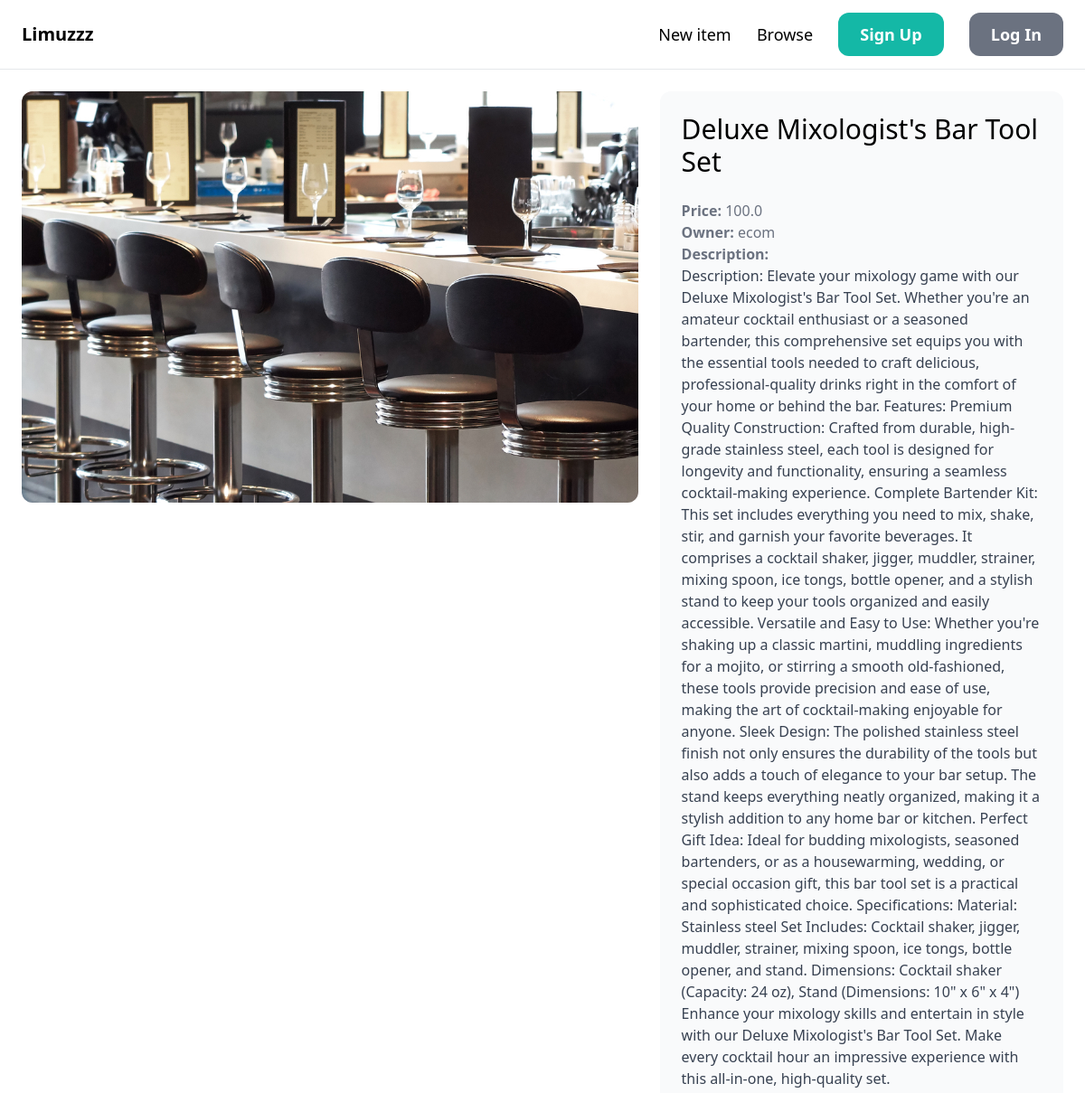
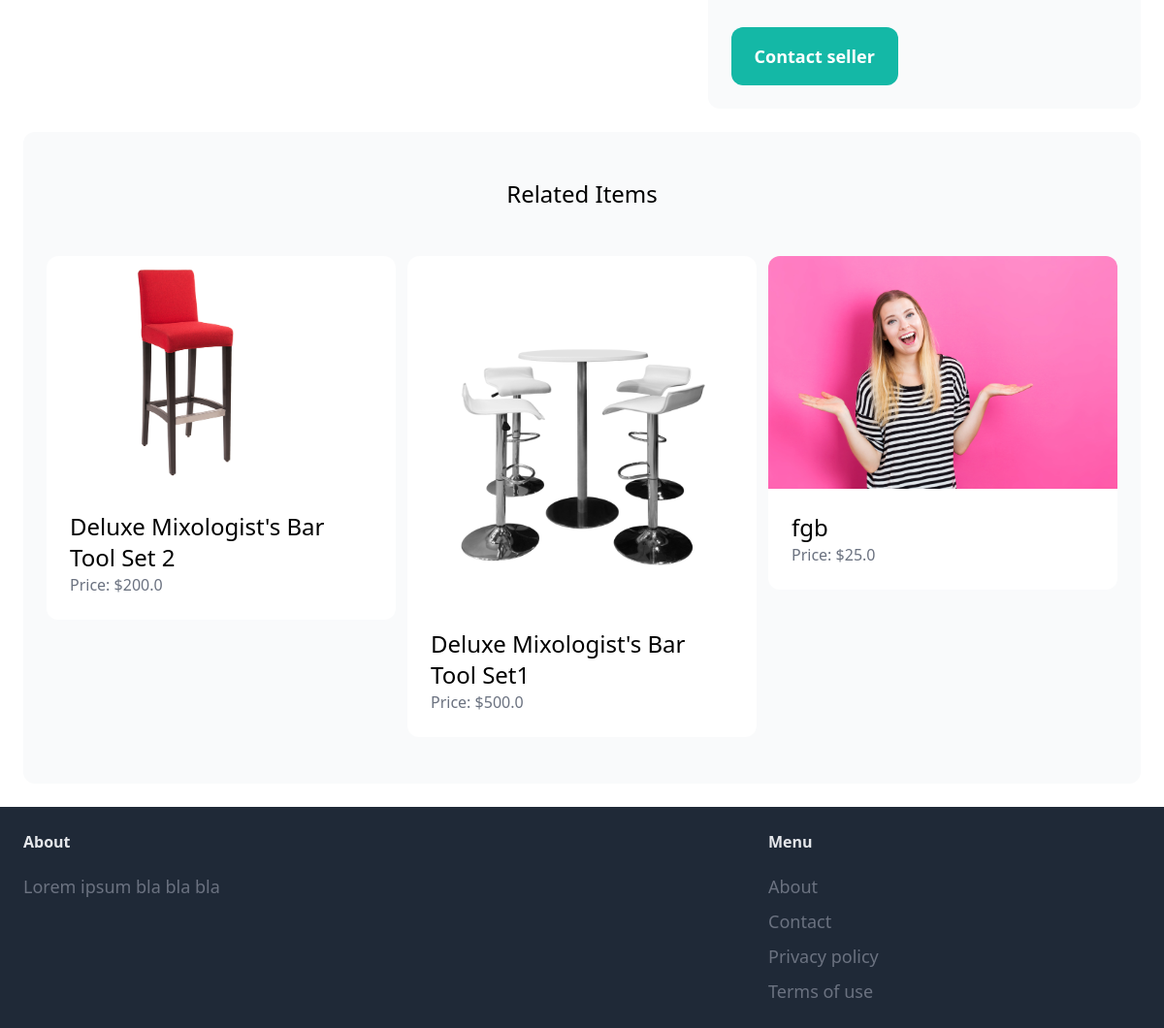
Page /items/1/ on the committed database (2 pictures, top to bottom).
### item/models.py (models this page shows, shortened)
class Item(models.Model):
    category= models.ForeignKey(Category, related_name='items', on_delete=models.CASCADE)
    name = models.CharField(max_length=255)
    description = models.TextField(blank=True, null=True)
    price = models.FloatField()
    image = models.ImageField(upload_to='item_images', blank=True, null=True)
    is_sold = models.BooleanField(default=False)
    created_by = models.ForeignKey(User, related_name='iteams', on_delete=models.CASCADE)
    created_at = models.DateTimeField(auto_now=True)

### item/views.py (the view)
# urls.py: path('<int:pk>/', views.detail, name='detail'),
def detail(request, pk):
    item = get_object_or_404(Item, pk=pk)
    relate_items = Item.objects.filter(category=item.category, is_sold=False).exclude(pk=pk)[0:3]
    return render(request, 'item/detail.html',{
        'item':item,
        'relate_items': relate_items,
    })

### item/templates/item/detail.html (shortened to what this page needs)
{% extends "core/base.html" %}
{% block content %}
<div class="grid grid-cols-5 gap-6">
    <div class="col-span-3">
        <img src="{{item.image.url}}" class="rounded-xl">
    </div>
    <div class="col-span-2 p-6 bg-gray-50 rounded-xl">
        <h1 class="mb-6 text-3xl">{{item.name}}</h1>
        <p class="text-gray-500"><strong>Price: </strong> {{item.price}}</p>
        <p class="text-gray-500"><strong>Owner: </strong> {{item.created_by}}</p>
        {% if item.description %}
        <p class="text-gray-700">
            <strong class="text-gray-500">Description: </strong> <br>
            {{item.description}}
        </p>
        {% endif %}
        {% if request.user == item.created_by %}
        <div class="mt-6 p-6 bg-white">
            <p>This is your item!</p>
            <a href="{% url 'item:edit' item.id %}" class="inline-block mt-6 px-6 py-3 text-lg font-semibold bg-teal-500 text-white rounded-xl">Edit</a>
            <a href="{% url 'item:delete' item.id %}" class="inline-block mt-6 px-6 py-3 text-lg font-semibold bg-red-500 text-white rounded-xl">Delete</a>
        </div>
        {% else %}
          <a href="{% url 'conversation:new' item.id %}" class="inline-block mt-8 px-6 py-4 text-lg font-semibold bg-teal-500 text-white rounded-xl hover:bg-teal-700">Contact seller</a>
        {% endif %}
    </div>
</div>
<div class="mt-6 px-6 py-12 bg-gray-50 rounded-xl">
        <h2 class="mb-12 text-2xl text-center">Related Items</h2>
        <div class="grid grid-cols-3 gap-3">
            {%  for item in relate_items %}
            <div>
                <a href="{% url 'item:detail' item.id %}">
                    <div>
                        {% if item.image %}
                            <img src="{{ item.image.url }}" class="rounded-t-xl">
                        {% else %}
                            <p>No image available</p>
                        {% endif %}
                    </div>
                    <div class="p-6 bg-white rounded-b-xl">
                        <h2 class="text-2xl">{{item.name}}</h2>
                        <p class="text-gray-500">Price: ${{item.price}} </p>
                    </div>
                </a>
            </div>
            {% endfor %}
        </div>
    </div>
{% endblock %}

### rows in the picture
Item: image (picture), name "Deluxe Mixologist's Bar Tool Set", price "100.0", created_by "ecom", description "Description: Elevate your mixology game with our Deluxe Mixologist's Bar Tool Set. Whether you're an amateur cocktail enthusiast or a seasoned bartender, this comprehensive set equips you with the essential tools needed to craft delicious, professional-quality drinks right in the comfort of your home or behind the bar. Features: Premium Quality Construction: Crafted from durable, high-grade stainless steel, each tool is designed for longevity and functionality, ensuring a seamless cocktail-making experience. Complete Bartender Kit: This set includes everything you need to mix, shake, stir, and garnish your favorite beverages. It comprises a cocktail shaker, jigger, muddler, strainer, mixing…"
Item: image (picture), name "Deluxe Mixologist's Bar Tool Set 2", price "200.0"
Item: image (picture), name "Deluxe Mixologist's Bar Tool Set1", price "500.0"
Item: image (picture), name "fgb", price "25.0"
